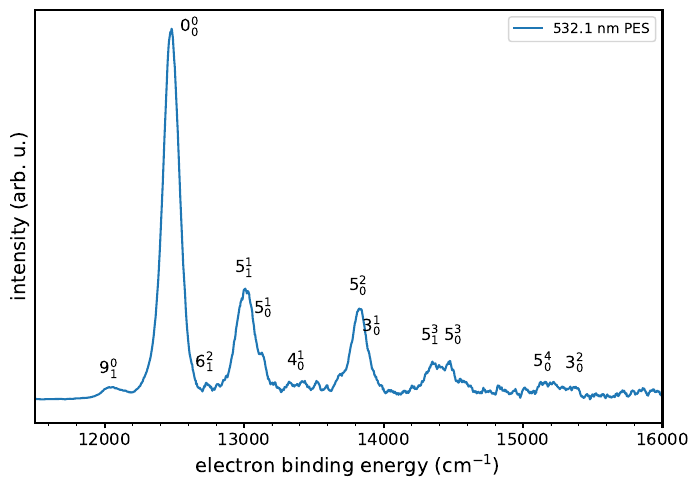

This figure's Python source:
import numpy as np
import matplotlib.pyplot as plt

width = 3.487*2
#height = width/1.618 #golden ratio
height = width/1.4
one_col = (width, height)
fig,ax = plt.subplots(figsize=one_col)

x,y = np.loadtxt('../data/CH2CN-6N3CMI1536PESBE.dat',unpack=True)
VMI = np.loadtxt('../data/CH2CN-6N3CMb512.txt')
rows, cols = VMI.shape
trim = 46
#r2 = rows//2 - trim
#c2 = cols//2 - trim
r2 = rows//2
c2 = cols//2


VMI = VMI[trim:-trim, trim:-trim]



plt.plot(x,y,lw=1.5,label='532.1 nm PES')
plt.xlim(11500,16000)
plt.annotate(r'$9^0_1$',(12035,0.0688),ha='center',fontsize='12')
plt.annotate(r'$0^0_0$',(12615,0.9921),ha='center',fontsize='12')
plt.annotate(r'$6^2_1$',(12724,0.08695),ha='center',fontsize='12')
plt.annotate(r'$5^1_1$',(13006,0.3404),ha='center',fontsize='12')
plt.annotate(r'$5^1_0$',(13142,0.2317),ha='center',fontsize='12')
plt.annotate(r'$4^1_0$',(13378,0.0899),ha='center',fontsize='12')
plt.annotate(r'$5^2_0$',(13822,0.2921),ha='center',fontsize='12')
plt.annotate(r'$3^1_0$',(13922,0.1835),ha='center',fontsize='12')
plt.annotate(r'$5^3_1$',(14339,0.1593),ha='center',fontsize='12')
plt.annotate(r'$5^3_0$',(14503,0.1593),ha='center',fontsize='12')
plt.annotate(r'$5^4_0$',(15147,0.0869),ha='center',fontsize='12')
plt.annotate(r'$3^2_0$',(15374,0.0839),ha='center',fontsize='12')

plt.xticks([12000,13000,14000,15000,16000],fontsize=12)
plt.yticks([])
plt.setp(ax.spines.values(), linewidth=1.5)
ax.tick_params(width=1.5)
plt.ylabel('intensity (arb. u.)',fontsize=14)
plt.xlabel('electron binding energy (cm$^{-1}$)',fontsize=14)
plt.minorticks_on()
fig.subplots_adjust(left=0.05, bottom=0.15, right=0.95, top=0.98)
plt.legend()

#sub_axes=plt.axes([.65,.6,.35,.35])
#sub_axes.imshow(VMI, extent=[-r2, r2, -c2, c2], vmin=0, cmap='jet', vmax=VMI.max()/1)
#sub_axes.set_xticks([0, 256])
#sub_axes.set_xticklabels(["0", "256"], fontsize="smaller")
#sub_axes.set_yticks([])
#sub_axes.set_yticklabels([])

plt.savefig('Fig1b-532.pdf')
plt.show()
